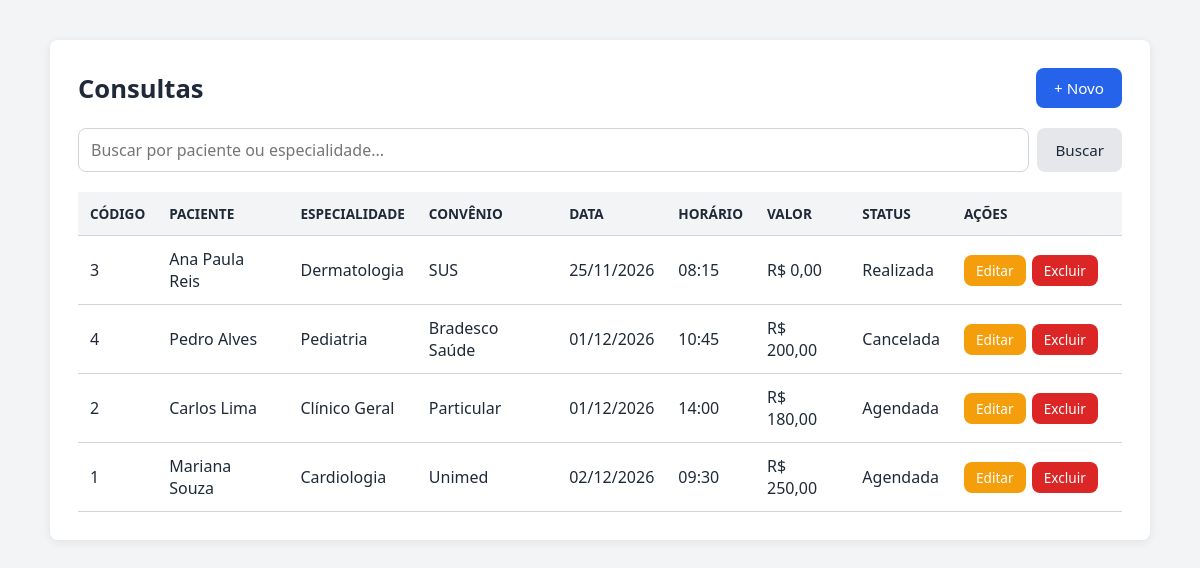
/treino/gabaritos/simulado-2-clinica/index.php, run on the app's committed database.
### tables this page shows
CREATE TABLE consultas (
  codigo         INT AUTO_INCREMENT PRIMARY KEY,
  paciente       VARCHAR(100)  NOT NULL,
  especialidade  VARCHAR(50)   NOT NULL,
  convenio       VARCHAR(50)   NOT NULL DEFAULT 'Particular',    
  data_consulta  DATE          NOT NULL,
  horario        TIME          NOT NULL,
  valor          DECIMAL(10,2) NOT NULL DEFAULT 0,
  status         VARCHAR(20)   NOT NULL DEFAULT 'Agendada',
  observacoes    TEXT          NULL
);

### treino/gabaritos/simulado-2-clinica/conexao.php (called while the page is built, shortened)
<?php
function e($valor) {
    return htmlspecialchars((string)$valor, ENT_QUOTES, 'UTF-8');
}

### treino/gabaritos/simulado-2-clinica/index.php (the view, shortened to what this page needs)
<?php
require 'conexao.php';
$busca = trim($_GET['busca'] ?? '');
if ($busca !== '') {
  $stmt = $pdo->prepare("SELECT * FROM consultas WHERE paciente LIKE :b OR especialidade LIKE :b ORDER BY data_consulta ASC, horario ASC");
  $stmt->execute([':b' => "%$busca%"]);
} else {
  $stmt = $pdo->query("SELECT * FROM consultas ORDER BY data_consulta ASC, horario ASC");
}
$registros = $stmt->fetchAll();
?>
<!DOCTYPE html>
<html lang="pt-BR">
<head>
  <link rel="stylesheet" href="style.css">
</head>
<body>
  <main class="container">
    <header class="topo">
      <h1>Consultas</h1>
      <a href="form.php" class="btn btn-primary">+ Novo</a>
    </header>
    <form method="GET" class="busca">
      <input type="text" name="busca" placeholder="Buscar por paciente ou especialidade..." value="<?= e($busca) ?>">
      <button type="submit" class="btn btn-secondary">Buscar</button>
    </form>
    <div class="tabela-wrap">
      <table>
        <thead>
          <tr>
            <th>Código</th>
            <th>Paciente</th>
            <th>Especialidade</th>
            <th>Convênio</th>
            <th>Data</th>
            <th>Horário</th>
            <th>Valor</th>
            <th>Status</th>
            <th class="acoes-col">Ações</th>
          </tr>
        </thead>
        <tbody>
          <?php foreach ($registros as $r): ?>
            <tr>
              <td><?= $r['codigo'] ?></td>
              <td><?= e($r['paciente']) ?></td>
              <td><?= e($r['especialidade']) ?></td>
              <td><?= e($r['convenio']) ?></td>
              <td><?= date('d/m/Y', strtotime($r['data_consulta'])) ?></td>
              <td><?= substr($r['horario'], 0, 5) ?></td>
              <td>R$ <?= number_format($r['valor'], 2, ',', '.') ?></td>
              <td><?= e($r['status']) ?></td>
              <td class="acoes">
                <a href="form.php?id=<?= $r['codigo'] ?>" class="btn btn-small btn-edit">Editar</a>
                <form method="POST" action="excluir.php" onsubmit="return confirm('Excluir este registro?');">
                  <button type="submit" class="btn btn-small btn-danger">Excluir</button>
                </form>
              </td>
            </tr>
          <?php endforeach; ?>
        </tbody>
      </table>
    </div>
  </main>
</body>
</html>

### style.css (style rules this page uses)
:root { --cor-primaria: #2563eb; --cor-primaria-h: #1d4ed8; --cor-secundaria: #e5e7eb; --cor-secundaria-h: #d1d5db; --cor-perigo: #dc2626; --cor-edit: #f59e0b; --cor-fundo: #f3f4f6; --cor-card: #ffffff; --cor-texto: #1f2937; --cor-texto-suave: #6b7280; --cor-borda: #d1d5db; --raio: 8px; --fonte: 'Segoe UI', Arial, sans-serif; --fundo-pagina: var(--cor-fundo); --fundo-card: var(--cor-card); --borda-card: none; --sombra-card: 0 2px 10px rgba(0,0,0,.08); --blur-card: none; --fundo-primario: var(--cor-primaria); --fundo-primario-h: var(--cor-primaria-h); --texto-btn-primario: #ffffff; --texto-btn-sec: var(--cor-texto); --texto-btn-pequeno: #ffffff; --fundo-th: var(--cor-fundo); --texto-th: var(--cor-texto); --fundo-hover: #f9fafb; --fundo-input: #ffffff; --texto-input: #000000; --cor-placeholder: #757575; --anel-foco: rgba(37,99,235,.15); --sucesso-fundo: #dcfce7; --sucesso-texto: #166534; --erro-fundo: #fee2e2; --erro-texto: #991b1b; }
* { box-sizing: border-box; margin: 0; padding: 0; }
body { font-family: var(--fonte); background: var(--fundo-pagina); background-attachment: fixed; color: var(--cor-texto); min-height: 100vh; }
.container { max-width: 1100px; margin: 40px auto; background: var(--fundo-card); padding: 28px; border-radius: var(--raio); border: var(--borda-card); box-shadow: var(--sombra-card); -webkit-backdrop-filter: var(--blur-card); backdrop-filter: var(--blur-card); }
.topo { display: flex; justify-content: space-between; align-items: center; margin-bottom: 20px; }
h1 { font-size: 1.6rem; }
.btn { display: inline-block; padding: 10px 18px; border: none; border-radius: var(--raio); font-family: inherit; font-size: .95rem; cursor: pointer; text-decoration: none; transition: background .2s, transform .15s, box-shadow .15s; }
.btn-primary { background: var(--fundo-primario); color: var(--texto-btn-primario); }
.btn-secondary { background: var(--cor-secundaria); color: var(--texto-btn-sec); }
.btn-small { padding: 6px 12px; font-size: .85rem; color: var(--texto-btn-pequeno); }
.btn-edit { background: var(--cor-edit); }
.btn-danger { background: var(--cor-perigo); }
.busca { display: flex; gap: 8px; margin-bottom: 20px; }
.busca input { flex: 1; }
.tabela-wrap { overflow-x: auto; }
table { width: 100%; border-collapse: collapse; }
th, td { padding: 12px; text-align: left; border-bottom: 1px solid var(--cor-borda); }
th { background: var(--fundo-th); color: var(--texto-th); font-size: .85rem; text-transform: uppercase; }
.acoes-col { width: 170px; }
.acoes { white-space: nowrap; }
.acoes .btn, .acoes form { display: inline-block; vertical-align: middle; }
.acoes form { margin-left: 2px; }
input[type="text"], input[type="number"], input[type="email"], input[type="password"], input[type="tel"], input[type="date"], input[type="time"], input[type="datetime-local"], input[type="url"], input[type="search"], select, textarea { width: 100%; padding: 10px 12px; border: 1px solid var(--cor-borda); border-radius: var(--raio); font-family: inherit; font-size: 1rem; background: var(--fundo-input); color: var(--texto-input); }
::placeholder { color: var(--cor-placeholder); opacity: 1; }
:root { --aviso-fundo: #fef3c7; --aviso-texto: #92400e; }

### data on the page
consultas: codigo "3", paciente "Ana Paula Reis", especialidade "Dermatologia", convenio "SUS", data_consulta "25/11/2026", horario "08:15", valor "0,00", status "Realizada"
consultas: codigo "4", paciente "Pedro Alves", especialidade "Pediatria", convenio "Bradesco Saúde", data_consulta "01/12/2026", horario "10:45", valor "200,00", status "Cancelada"
consultas: codigo "2", paciente "Carlos Lima", especialidade "Clínico Geral", convenio "Particular", data_consulta "01/12/2026", horario "14:00", valor "180,00", status "Agendada"
consultas: codigo "1", paciente "Mariana Souza", especialidade "Cardiologia", convenio "Unimed", data_consulta "02/12/2026", horario "09:30", valor "250,00", status "Agendada"
